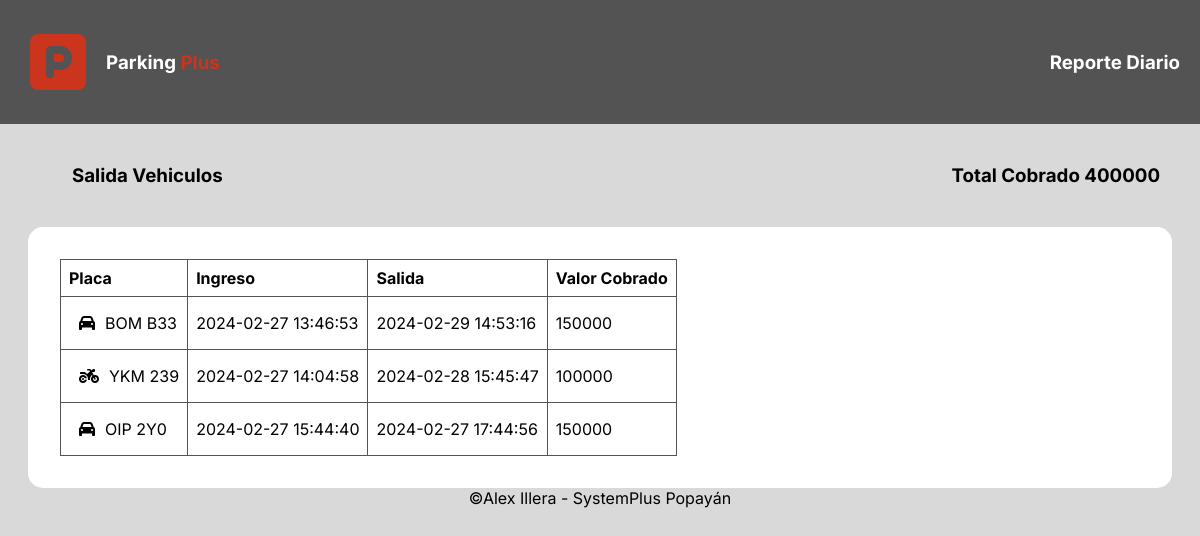
Screenshot of /reportediario.php with the database file from the repository.
### tables this page shows
CREATE TABLE `vehiculos` (
  `idVehiculo` int(20) NOT NULL,
  `tipoVehiculo` varchar(20) DEFAULT NULL,
  `marca` varchar(50) DEFAULT NULL,
  `placa` varchar(10) DEFAULT NULL,
  `color` varchar(20) DEFAULT NULL,
  `fechaHoraIngreso` timestamp NULL DEFAULT current_timestamp(),
  `fechaHoraSalida` timestamp NULL DEFAULT NULL,
  `estado` enum('parqueado','retirado') NOT NULL DEFAULT 'parqueado',
  `observaciones` varchar(30) DEFAULT NULL,
  `valorCobrado` int(20) NOT NULL
);

### reportediario.php (the view, shortened to what this page needs)
<?php
include 'plantilla.php';
include 'header.php';
include 'conexionbasedatos.php';
$consulta = "SELECT * FROM vehiculos WHERE estado = 'retirado'";
$vehiculosRetirados = $conexion->query($consulta);
$totalRecaudado = "SELECT SUM(valorCobrado) AS totalPlata FROM vehiculos";
$total = $conexion->query($totalRecaudado);
$fila = $total->fetch_assoc();
$totalPlata = $fila['totalPlata'];
?>
<div class="informacion-titulo">
    <h3 style="padding-left: 2rem;">Salida Vehiculos</h3>
    <h3 style="padding-left: 2rem;">Total Cobrado
        <?php echo $totalPlata; ?>
    </h3>
</div>
<div class="contenedor-reportes">
    <table class="tabla">
        <thead>
            <tr>
                <th>Placa</th>
                <th>Ingreso</th>
                <th>Salida</th>
                <th>Valor Cobrado</th>
            </tr>
        </thead>
        <tbody>
            <?php
            if (!empty($vehiculosRetirados)) {
                foreach ($vehiculosRetirados as $vehiculo) {
                    echo "<tr>";
                    echo "<td>";
                    if ($vehiculo["tipoVehiculo"] == "carro") {
                        echo "<i class='fa-solid fa-car'></i>";
                    } elseif ($vehiculo["tipoVehiculo"] == "moto") {
                        echo "<i class='fa-solid fa-motorcycle'></i>";
                    } else {
                        echo "<i class='fa-solid fa-bullseye'></i>";
                    }
                    echo $vehiculo["placa"] . "</td>";
                    echo "<td>" . $vehiculo["fechaHoraIngreso"] . "</td>";
                    echo "<td>" . $vehiculo["fechaHoraSalida"] . "</td>";
                    echo "<td>" . $vehiculo["valorCobrado"] . "</td>";
                    echo "</tr>";
                }
            } else {
                echo "<tr><td colspan='5'> No hay vehículos retirados </td> </tr>";
            }
            ?>
        </tbody>
    </table>
</div>
<?php include 'footer.php'; ?>

### css/global.css (style rules this page uses)
* { margin: 0; padding: 0; }
:root { --rojoPrincipal: #cb341d; --grisClaro: #d9d9d9; --grisOscuro: #535353; --verde:#56B834; --azul: #456FDC; --amarillo: #ffd900; }
body { background-color: var(--grisClaro); }
.inter-400 { font-family: "Inter", sans-serif; font-optical-sizing: auto; font-weight: 400; font-style: normal; font-variation-settings: "slnt" 0; }

### css/listadoparqueados.css (style rules this page uses)
.tabla { border-collapse: collapse; }
.tabla th, .tabla td { border: 1px solid var(--grisOscuro); padding: 8px; text-align: left; }
i { padding: 10px; }

### css/reportediario.css (style rules this page uses)
.contenedor-reportes { background-color: white; width: 90%; margin: 0 auto; padding: 2rem; overflow-x: auto; border-radius: 15px; }
.tabla { border-collapse: collapse; }
.tabla th, .tabla td { border: 1px solid var(--grisOscuro); padding: 8px; text-align: left; }
i { padding: 10px; }
.informacion-titulo { display: flex; justify-content: space-between; padding: 2.5rem; }

### rows the page displays
vehiculos: tipoVehiculo "carro" (drawn), placa "BOM B33", fechaHoraIngreso "2024-02-27 13:46:53", fechaHoraSalida "2024-02-29 14:53:16", valorCobrado "150000"
vehiculos: tipoVehiculo "moto" (drawn), placa "YKM 239", fechaHoraIngreso "2024-02-27 14:04:58", fechaHoraSalida "2024-02-28 15:45:47", valorCobrado "100000"
vehiculos: tipoVehiculo "carro" (drawn), placa "OIP 2Y0", fechaHoraIngreso "2024-02-27 15:44:40", fechaHoraSalida "2024-02-27 17:44:56", valorCobrado "150000"

### other values shown
$nombrePagina "Reporte Diario"
$totalPlata "400000"
